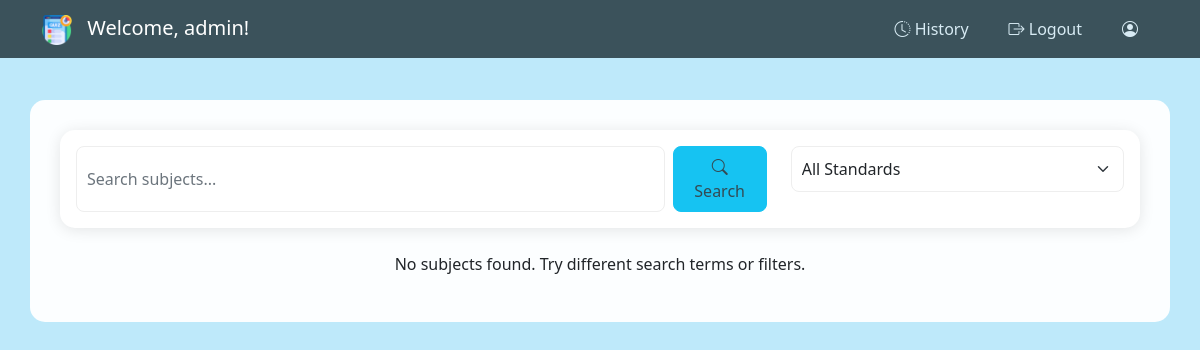
Page /dashboard (signed in) on the earlier database version.
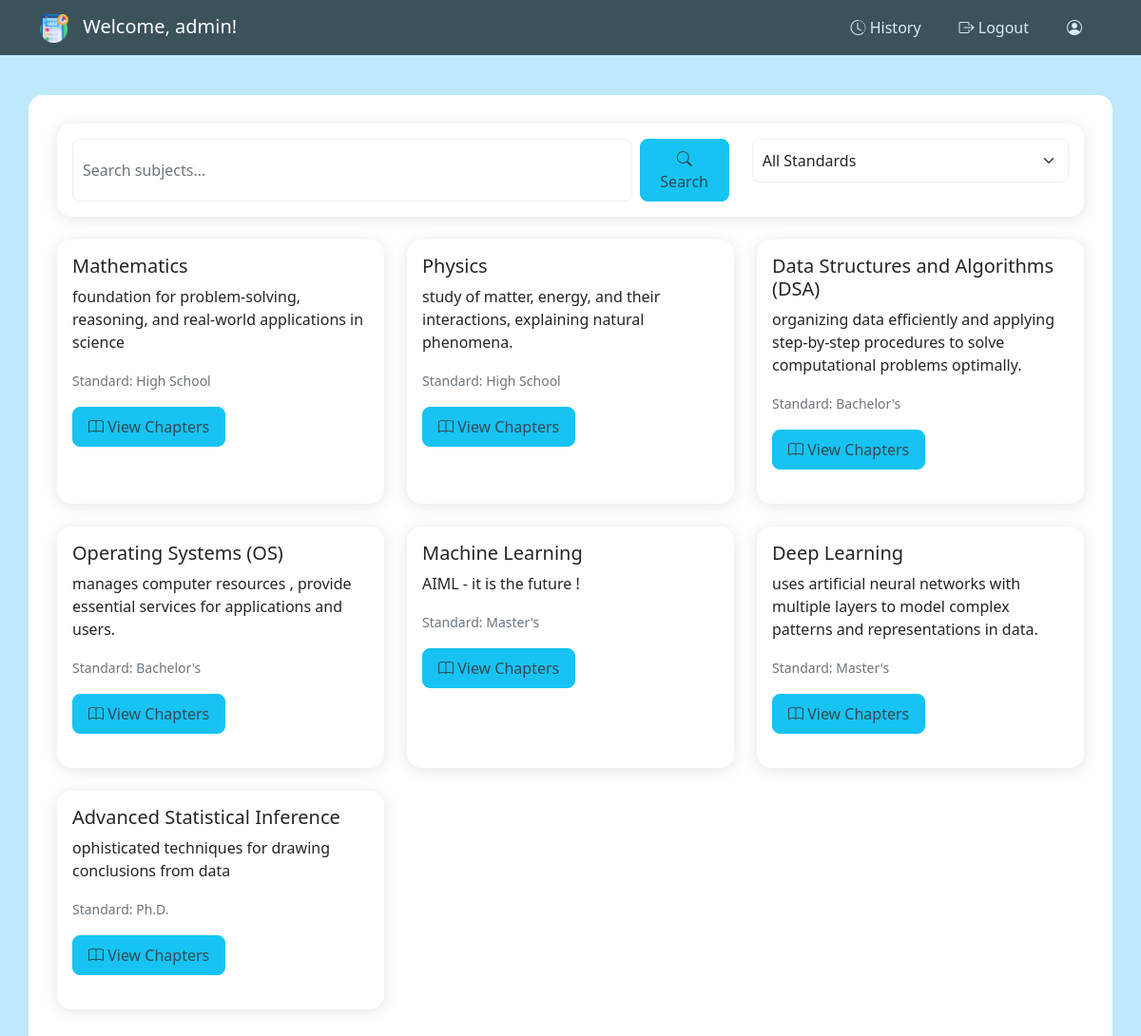
Same page on the later database version.
### main.py (models this page shows)
class User(db.Model):
    id = db.Column(db.Integer, primary_key=True)
    name = db.Column(db.String(60),nullable=False)
    username = db.Column(db.String(80), unique=True, nullable=False)
    email = db.Column(db.String(120), unique=True, nullable=False)
    passhash = db.Column(db.String(256), nullable=False)
    qualification = db.Column(db.String(60), nullable=False)
    date_of_birth = db.Column(db.Date , nullable = False)
    is_admin = db.Column(db.Boolean, default=False)
    is_flagged = db.Column(db.Boolean, default=False)
    scores = db.relationship('Scores', back_populates = 'user',cascade = 'all, delete-orphan')

class Subject(db.Model):
    id = db.Column(db.Integer, primary_key=True)
    name = db.Column(db.String(60),nullable=False)
    description = db.Column(db.String(120), nullable=False)
    sub_chapter = db.relationship('Chapter', back_populates = 'subjects',cascade = 'all, delete-orphan')
    subject_standard = db.Column(db.Integer)

### main.py (the view, shortened to what this page needs)
@app.route('/dashboard')
def dashboard():
    if 'user_id' not in session:
        return redirect(url_for('login'))
    user = User.query.get(session['user_id'])
    search_query = request.args.get('search', '').strip()
    selected_standard = request.args.get('standard', 'all')
    subjects_query = Subject.query
    if selected_standard != 'all':
        subjects_query = subjects_query.filter(Subject.subject_standard == selected_standard)
    subjects = subjects_query.all()
    return render_template('dashboard.html', user=user, subjects=subjects, search_query=search_query, selected_standard=selected_standard)

### templates/dashboard.html (shortened to what this page needs)
<!DOCTYPE html>
<html lang="en">
<head>
    <link href="https://cdn.jsdelivr.net/npm/bootstrap@5.1.3/dist/css/bootstrap.min.css" rel="stylesheet">
    <link rel="stylesheet" href="https://cdn.jsdelivr.net/npm/bootstrap-icons@1.7.2/font/bootstrap-icons.css">
    <link rel="stylesheet" href="{{ url_for('static', filename='css/user_styles.css') }}">
</head>
<body>
    <nav class="navbar navbar-expand-lg navbar-dark fixed-top">
        <div class="container">
            <a class="navbar-brand" href="#">
                <img src="{{ url_for('static', filename='images/logo.png') }}" alt="QuizMaster Logo" class="nav-logo">
                Welcome, {{ user.username }}!
            </a>
            <div class="collapse navbar-collapse" id="navbarNav">
                <ul class="navbar-nav ms-auto">
                    <li class="nav-item">
                        <a class="nav-link" href="{{ url_for('user_history') }}">
                            <i class="bi bi-clock-history"></i> History
                        </a>
                    </li>
                    <li class="nav-item">
                        <a class="nav-link" href="{{ url_for('logout') }}">
                            <i class="bi bi-box-arrow-right"></i> Logout
                        </a>
                    </li>
                    <li class="nav-item">
                        <a class="nav-link" href="{{ url_for('user_profile') }}">
                            <i class="bi bi-person-circle"></i>
                        </a>
                    </li>
                </ul>
            </div>
        </div>
    </nav>
    <div class="container main-content">
        <div class="card mb-4">
            <div class="card-body">
                <div class="row">
                    <div class="col-md-8 mb-3 mb-md-0">
                        <form action="{{ url_for('dashboard') }}" method="GET" class="d-flex">
                            <input type="text"
                                   name="search"
                                   class="form-control me-2"
                                   placeholder="Search subjects..."
                                   value="{{ search_query }}">
                            <button type="submit" class="btn btn-primary">
                                <i class="bi bi-search"></i> Search
                            </button>
                        </form>
                    </div>
                    <div class="col-md-4">
                        <form action="{{ url_for('dashboard') }}" method="GET">
                            <select class="form-select" name="standard" onchange="this.form.submit()">
                                <option value="all" {% if selected_standard == 'all' %}selected{% endif %}>All Standards</option>
                            </select>
                        </form>
                    </div>
                </div>
            </div>
        </div>
        <div class="row">
            {% if subjects %}
                {% for subject in subjects %}
                <div class="col-md-6 col-lg-4 mb-4">
                    <div class="card h-100">
                        <div class="card-body">
                            <h5 class="card-title">{{ subject.name }}</h5>
                            <p class="card-text">{{ subject.description }}</p>
                            <p class="card-text">
                                <small class="text-muted">
                                    Standard:
                                    {% if subject.subject_standard == 1 %}
                                        High School
                                    {% elif subject.subject_standard == 2 %}
                                        Bachelor's
                                    {% elif subject.subject_standard == 3 %}
                                        Master's
                                    {% else %}
                                        Ph.D.
                                    {% endif %}
                                </small>
                            </p>
                            <a href="{{ url_for('view_user_subject', subject_id=subject.id) }}"
                               class="btn btn-primary">
                                <i class="bi bi-book"></i> View Chapters
                            </a>
                        </div>
                    </div>
                </div>
                {% endfor %}
            {% else %}
                <div class="col-12 text-center">
                    <p>No subjects found. Try different search terms or filters.</p>
                </div>
            {% endif %}
        </div>
    </div>
</body>
</html>

### static/css/user_styles.css (style rules this page uses)
body { background-color: #bee9fa; min-height: 100vh; padding-top: 80px; }
.main-content { background: rgba(255, 255, 255, 0.95); border-radius: 15px; padding: 30px; margin-top: 20px; }
.card { border: none; border-radius: 15px; box-shadow: 0 2px 15px rgba(0, 0, 0, 0.1); transition: transform 0.3s ease; margin-bottom: 20px; }
.navbar { background-color: rgba(52, 74, 83, 0.95) !important; backdrop-filter: blur(10px); }
.nav-logo { width: 30px; height: 30px; margin-right: 10px; }
.nav-link { color: #d8ebf4 !important; padding: 8px 15px !important; margin: 0 5px; border-radius: 20px; transition: all 0.3s ease; }
.form-control, .form-select { border-radius: 8px; border: 1px solid #eee; padding: 10px; transition: all 0.3s ease; }
.btn { border-radius: 8px; padding: 8px 16px; transition: all 0.3s ease; }
.btn-primary { background-color: #16c3f2; border-color: #16c3f2; color: #344a53; }

Differences in the rows shown:
added Subject: name "Mathematics", description "foundation for problem-solving, reasoning, and real-world applications in science", subject_standard "High School"
added Subject: name "Physics", description "study of matter, energy, and their interactions, explaining natural phenomena.", subject_standard "High School"
added Subject: name "Data Structures and Algorithms (DSA)", description "organizing data efficiently and applying step-by-step procedures to solve computational problems optimally.", subject_standard "Bachelor's"
added Subject: name "Operating Systems (OS)", description "manages computer resources , provide essential services for applications and users.", subject_standard "Bachelor's"
added Subject: name "Machine Learning", description "AIML - it is the future !", subject_standard "Master's"
added Subject: name "Deep Learning", description "uses artificial neural networks with multiple layers to model complex patterns and representations in data.", subject_standard "Master's"
added Subject: name "Advanced Statistical Inference", description "ophisticated techniques for drawing conclusions from data", subject_standard "Ph.D."
Other differences:
text no longer shown: "No subjects found. Try different search terms or filters."
